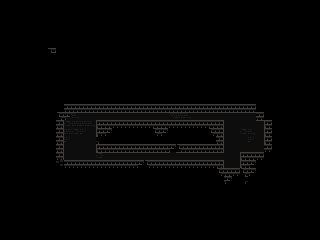

Tiled map render using the project's own tile images. Description and the map definition, with tile-layer contents summarised, below:
An orthogonal 40x30 tile map with 8x8 px tiles, 2 tile layers (BACKGROUND, FOREGROUND) and 11 objects (DOOR, KEY).

<map version="1.0" orientation="orthogonal" renderorder="right-down" width="40" height="30" tilewidth="8" tileheight="8" nextobjectid="14">
 <tileset firstgid="1" source="SEWER.tsx" />
 <layer name="BACKGROUND" width="40" height="30">
  <data>[1200 cells, 1200 non-empty, 7 distinct tile ids]</data>
 </layer>
 <objectgroup name="SOLID">
  <object id="2" x="64" y="160" width="160" height="8" />
  <object id="3" x="96" y="120" width="128" height="32" />
  <object id="4" x="224" y="168" width="16" height="8" />
  <object id="5" x="240" y="152" width="24" height="16" />
  <object id="6" x="256" y="112" width="8" height="8" />
  <object id="7" x="264" y="120" width="8" height="32" />
  <object id="9" x="56" y="120" width="8" height="48" />
  <object id="10" x="64" y="112" width="8" height="8" />
  <object id="11" x="72" y="104" width="184" height="8" />
 </objectgroup>
 <layer name="FOREGROUND" width="40" height="30">
  <data>[1200 cells, 172 non-empty, 12 distinct tile ids]</data>
 </layer>
 <objectgroup name="OBJECTS">
  <object id="12" name="DOOR" x="68" y="148" width="16" height="12">
   <properties>
    <property name="LINK" value="stage/sewer_02.tmx" />
   </properties>
  </object>
  <object id="13" name="KEY" x="248" y="144" width="8" height="8">
   <properties>
    <property name="TAG" value="1" />
   </properties>
  </object>
 </objectgroup>
</map>
